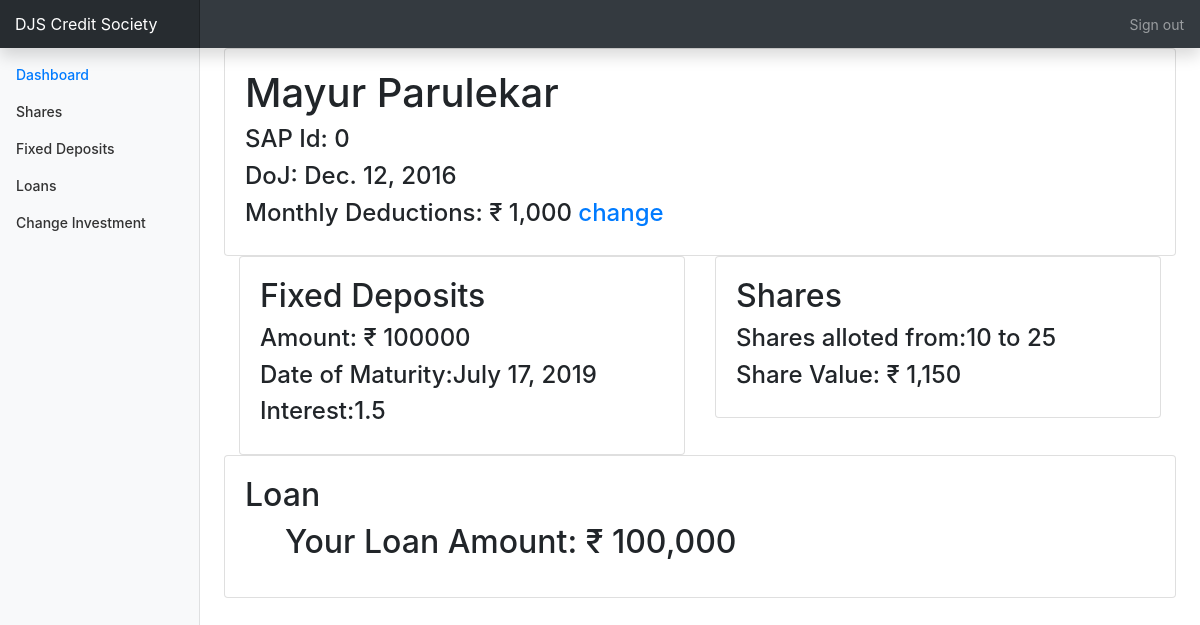
The page /status/details (signed in) on the database as committed earlier.
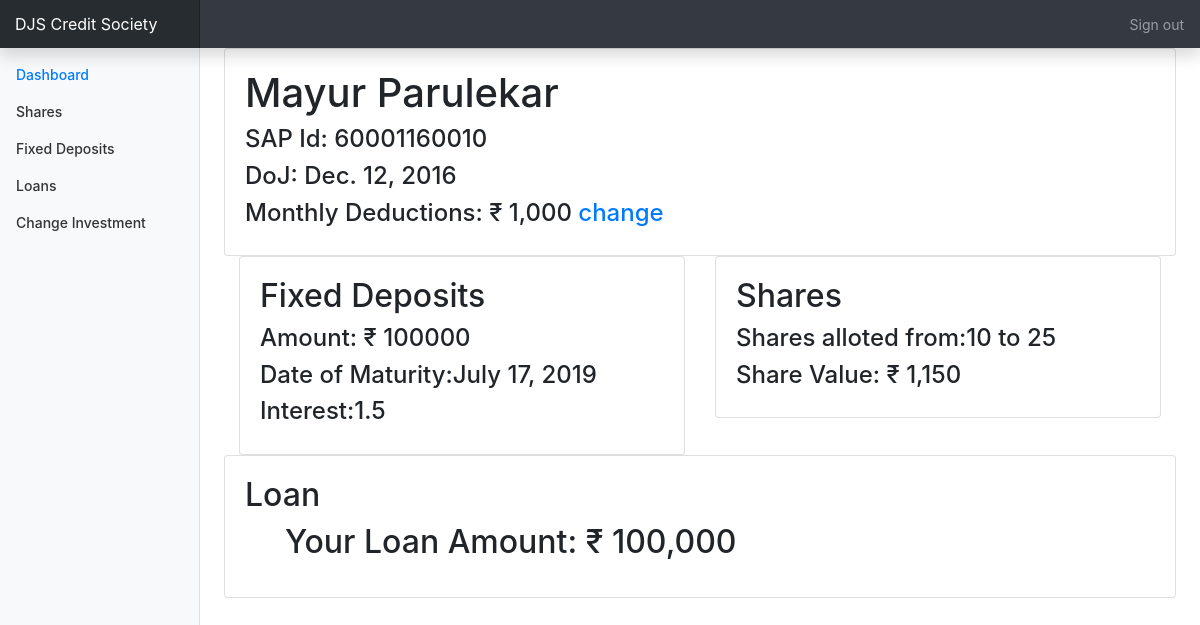
The same page on the database as committed later.
### status/models.py (models this page shows, shortened)
class Account(models.Model):
    monthlyDeduction=models.IntegerField()
    corpus=models.IntegerField(default=0,blank=True)
    sapid=models.IntegerField(default=0)
    dividend=models.FloatField(null=True,blank=True)
    name=models.CharField(max_length=50,null=False,default='')
    accountholder=models.ForeignKey(User,on_delete=models.SET_NULL,null=True,blank=False)
    dateofjoining=models.DateField()
    department=models.ForeignKey(Department,on_delete=models.SET_NULL,null=True,blank=False,related_name='department')

### status/views.py (the view)
# urls.py: path('details',views.details,name="details"),
@login_required
def details(request):
    current_user_id=request.user.username
    name=str(Account.accountholder)
    shares=Shares.objects.filter(shareholdersName__username__icontains=current_user_id).get()
    fixedDeposits=FixedDeposits.objects.filter(fdholdersName__username__icontains=current_user_id).get()
    loanuser = Loan.objects.filter(loanGivenTo__username__icontains=current_user_id).get()
    Accountholder=Account.objects.filter(accountholder__username__icontains=current_user_id).get()
    Final_new_change =0
    if request.method=="POST":
        New_money_change = change_MoneyForm(request.POST)
        if New_money_change.is_valid():
            Final_new_change = New_money_change.cleaned_data['new_amount']
            subject = 'This guy wants to change his monthly deduction'
            message = Accountholder.name +" : "+str(Final_new_change)
            email_from = settings.EMAIL_HOST_USER
            recipient_list = ['jatinhdalvi@gmail.com','aashulikabra@gmail.com','champtem11@gmail.com']
            send_mail( subject, message, email_from, recipient_list )
            print("mail sent")
    else:
        New_money_change=change_MoneyForm()
    print(Final_new_change)
    date = Accountholder.dateofjoining
    datetoday=datetime.date.today()
    days=datetoday-date
    nod=(days).days
    totalInvestment = nod * (Accountholder.corpus)
    print("chiru")
    context={
    'name':name,
    'fixedDeposits':fixedDeposits,
    'Accountholder':Accountholder,
    'loanuser':loanuser,
    'shares':shares,
    'totalInvestment':totalInvestment,
    'date':date,
    'dashboard':"active",
    }
    return render(request,'dashboard.html',context=context)

### status/templates/dashboard.html (shortened to what this page needs)
{%extends 'details.html'%}
{% load humanize %}
{%block content%}
<main role="main" class="col-md-9 ml-sm-auto col-lg-10 px-4">
  <div>
    <div class="card">
      <div class="card-body">
        <h1>{{Accountholder.name}} </h1>
        <h4>SAP Id: {{Accountholder.sapid}}</h4>
        <h4>DoJ: {{date}}</h4>
        <h4>Monthly Deductions: &#x20b9; {{Accountholder.monthlyDeduction|intcomma }}
          <a href="#modal">change</a>
        </h4>
      </div>
    </div>
    <div class="container">
      <div class="row">
        <div class="col">
          <div class="card">
            <div class="card-body">
              <h2>Fixed Deposits </h2>
              {% if fixedDeposits.fdCapital > 0 %}
              <h4>Amount: &#x20b9; {{ fixedDeposits.fdCapital }}</h4>
              <h4>Date of Maturity:{{fixedDeposits.maturityDate}}</h4>
              <h4>Interest:{{fixedDeposits.rateOfInterest}} </h4>
              {% endif %}
            </div>
          </div>
        </div>
        <div class="col">
          <div class="card">
            <div class="card-body">
              {% if shares.valueoftheshares > 0 %}
              <h2>Shares</h2>
              <h4>Shares alloted from:{{shares.sharesStartingNumber}} to {{shares.sharesEndingNumber}}</h4>
              <h4>Share Value: &#x20b9; {{shares.valueoftheshares|intcomma }}</h4>
              {% endif %}
            </div>
          </div>
        </div>
      </div>
    </div>
    <div class="card">
      <div class="card-body">
        <h2>Loan</h2>
        <ul>
          {% if loanuser.loanAmount > 0 %}
          <h2>Your Loan Amount: &#x20b9; {{ loanuser.loanAmount|intcomma  }}</h2>
          {% else %}
          <h1>you have no loans due</h1>
          <h4>Request Loan
            <a href="../status/Loanuser" style="font-size:0.8rem;"> Loan </a>
          </h4>
          {% endif %}
        </ul>
      </div>
    </div>
</main>
{%endblock%}

Rows that differ between the two databases and show on the page:
changed Account "Mayur Parulekar": sapid "0" → "60001160010"
